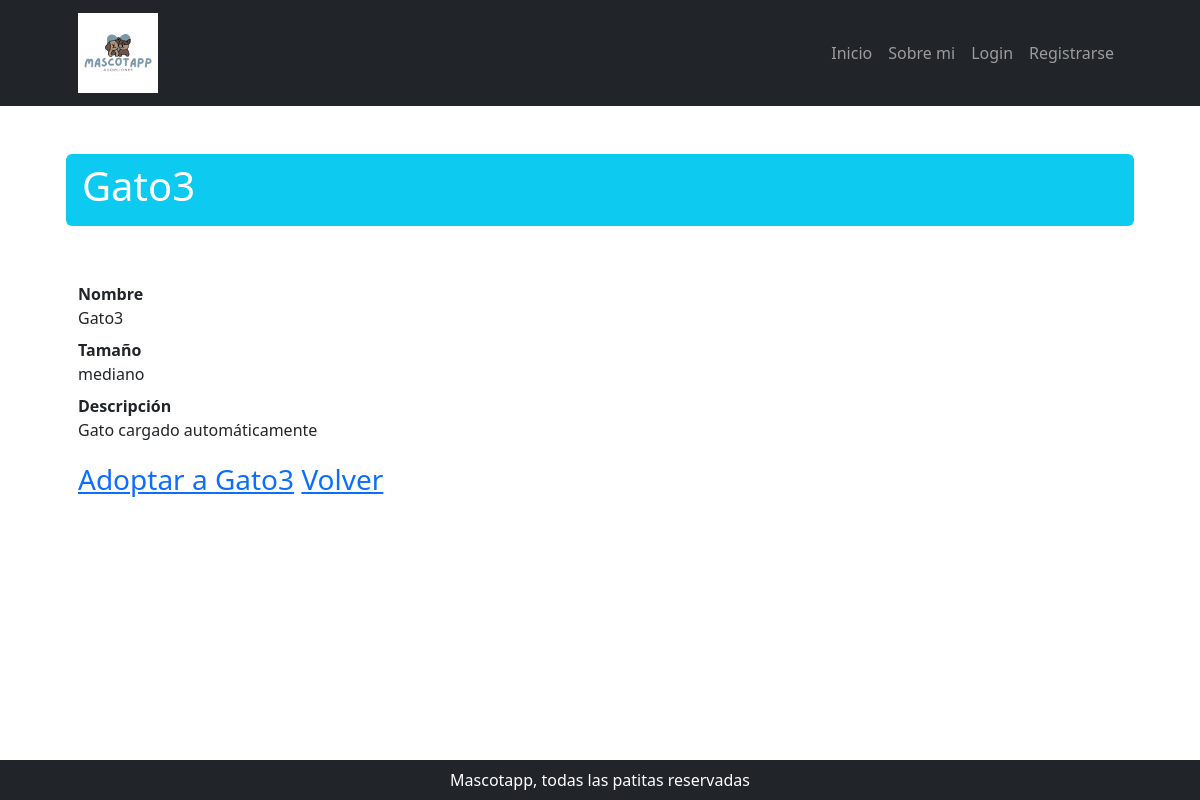
/mascota/detalle/3/, run on the app's committed database.
### mascota/models.py (models this page shows, shortened)
class Mascota(models.Model):
    categoria_id = models.ForeignKey(
        MascotaCategoria, null = True, blank = True, on_delete = models.SET_NULL, verbose_name = "categoría de mascota"
    )
    adoptada            = models.BooleanField(default=False)
    nombre              = models.CharField(max_length=100)
    especie             = models.CharField(max_length=100)
    tamano              = models.CharField(max_length=100)
    edad                = models.IntegerField()
    descripcion         = models.TextField(null=True, blank=True, verbose_name="descripción")
    fecha_actualizacion = models.DateField(
        null = True, blank = True, default = timezone.now, editable = False, verbose_name = "fecha de actualización"
    )
    class Meta:
        verbose_name = "mascota"
        verbose_name_plural = "mascotas"

### mascota/views.py (the view)
# urls.py: path("detalle/<int:pk>/", MascotaDetail.as_view(), name="detalle_mascota"),
class MascotaDetail(DetailView):
    model = Mascota
    context_object_name = 'mascota'
    template_name = 'mascota/detalle_mascota.html'

### mascota/templates/mascota/detalle_mascota.html
{% extends 'core/base.html' %}
{% block titulo %}
    {{object.nombre}}
{% endblock titulo %}
{% block contenido %}
    <dl>
        <dt>Nombre</dt>
        <dd>{{object.nombre}}</dd>
        <dt>Tamaño</dt>
        <dd>{{object.tamano}}</dd>
        <dt>Descripción</dt>
        <dd>{{object.descripcion}}</dd>
    </dl>
    <section class="fs-3 pb-4">
        <a href="{% url 'adopcion:adopcion_create' %}">Adoptar a {{object.nombre}}</a>
        <a href="{% url 'mascota:mascota_list' %}">Volver</a>
    </section>
{% endblock contenido %}

### data on the page
Mascota: nombre "Gato3", tamano "mediano", descripcion "Gato cargado automáticamente"
